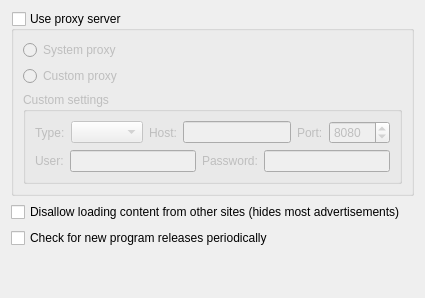
     <widget class="QWidget" name="tab_network">
      <attribute name="icon">
       <iconset resource="../../resources.qrc">
        <normaloff>:/icons/network.svg</normaloff>:/icons/network.svg</iconset>
      </attribute>
      <attribute name="title">
       <string>&amp;Network</string>
      </attribute>
      <layout class="QVBoxLayout" name="verticalLayout_9">
       <item>
        <widget class="QGroupBox" name="useProxyServer">
         <property name="toolTip">
          <string>Enable if you wish to use a proxy server
for all program's network requests.</string>
         </property>
         <property name="title">
          <string>Use proxy server</string>
         </property>
         <property name="checkable">
          <bool>true</bool>
         </property>
         <property name="checked">
          <bool>false</bool>
         </property>
         <layout class="QVBoxLayout" name="verticalLayout_6">
          <item>
           <widget class="QRadioButton" name="systemProxy">
            <property name="text">
             <string>System proxy</string>
            </property>
           </widget>
          </item>
          <item>
           <widget class="QRadioButton" name="customProxy">
            <property name="text">
             <string>Custom proxy</string>
            </property>
           </widget>
          </item>
          <item>
           <widget class="QGroupBox" name="customSettingsGroup">
            <property name="enabled">
             <bool>false</bool>
            </property>
            <property name="title">
             <string>Custom settings</string>
            </property>
            <layout class="QVBoxLayout" name="verticalLayout_18">
             <item>
              <layout class="QHBoxLayout" name="horizontalLayout_3">
               <item>
                <widget class="QLabel" name="label">
                 <property name="text">
                  <string>Type:</string>
                 </property>
                </widget>
               </item>
               <item>
                <widget class="QComboBox" name="proxyType"/>
               </item>
               <item>
                <widget class="QLabel" name="label_3">
                 <property name="text">
                  <string>Host:</string>
                 </property>
                </widget>
               </item>
               <item>
                <widget class="QLineEdit" name="proxyHost"/>
               </item>
               <item>
                <widget class="QLabel" name="label_2">
                 <property name="text">
                  <string>Port:</string>
                 </property>
                </widget>
               </item>
               <item>
                <widget class="QSpinBox" name="proxyPort">
                 <property name="maximum">
                  <number>65535</number>
                 </property>
                 <property name="value">
                  <number>8080</number>
                 </property>
                </widget>
               </item>
              </layout>
             </item>
             <item>
              <layout class="QHBoxLayout" name="horizontalLayout_2">
               <item>
                <widget class="QLabel" name="label_4">
                 <property name="text">
                  <string>User:</string>
                 </property>
                </widget>
               </item>
               <item>
                <widget class="QLineEdit" name="proxyUser"/>
               </item>
               <item>
                <widget class="QLabel" name="label_5">
                 <property name="text">
                  <string>Password:</string>
                 </property>
                </widget>
               </item>
               <item>
                <widget class="QLineEdit" name="proxyPassword">
                 <property name="echoMode">
                  <enum>QLineEdit::Password</enum>
                 </property>
                </widget>
               </item>
              </layout>
             </item>
            </layout>
           </widget>
          </item>
         </layout>
        </widget>
       </item>

       <item>
        <widget class="QCheckBox" name="disallowContentFromOtherSites">
         <property name="toolTip">
          <string>Enabling this would make GoldenDict block most advertisements
by disallowing content (images, frames) not originating from the site
you are browsing. If some site breaks because of this, try disabling this.</string>
         </property>
         <property name="text">
          <string>Disallow loading content from other sites (hides most advertisements)</string>
         </property>
        </widget>
       </item>
       <item>
        <widget class="QCheckBox" name="checkForNewReleases">
         <property name="toolTip">
          <string>When this is enabled, the program periodically
checks if a new, updated version of GoldenDict
is available for download. If it is so, the program
informs the user about it and prompts to open a
download page.</string>
         </property>
         <property name="text">
          <string>Check for new program releases periodically</string>
         </property>
        </widget>
       </item>
       <item>
        <spacer name="verticalSpacer_3">
         <property name="orientation">
          <enum>Qt::Vertical</enum>
         </property>
         <property name="sizeHint" stdset="0">
          <size>
           <width>20</width>
           <height>39</height>
          </size>
         </property>
        </spacer>
       </item>
      </layout>
     </widget>
